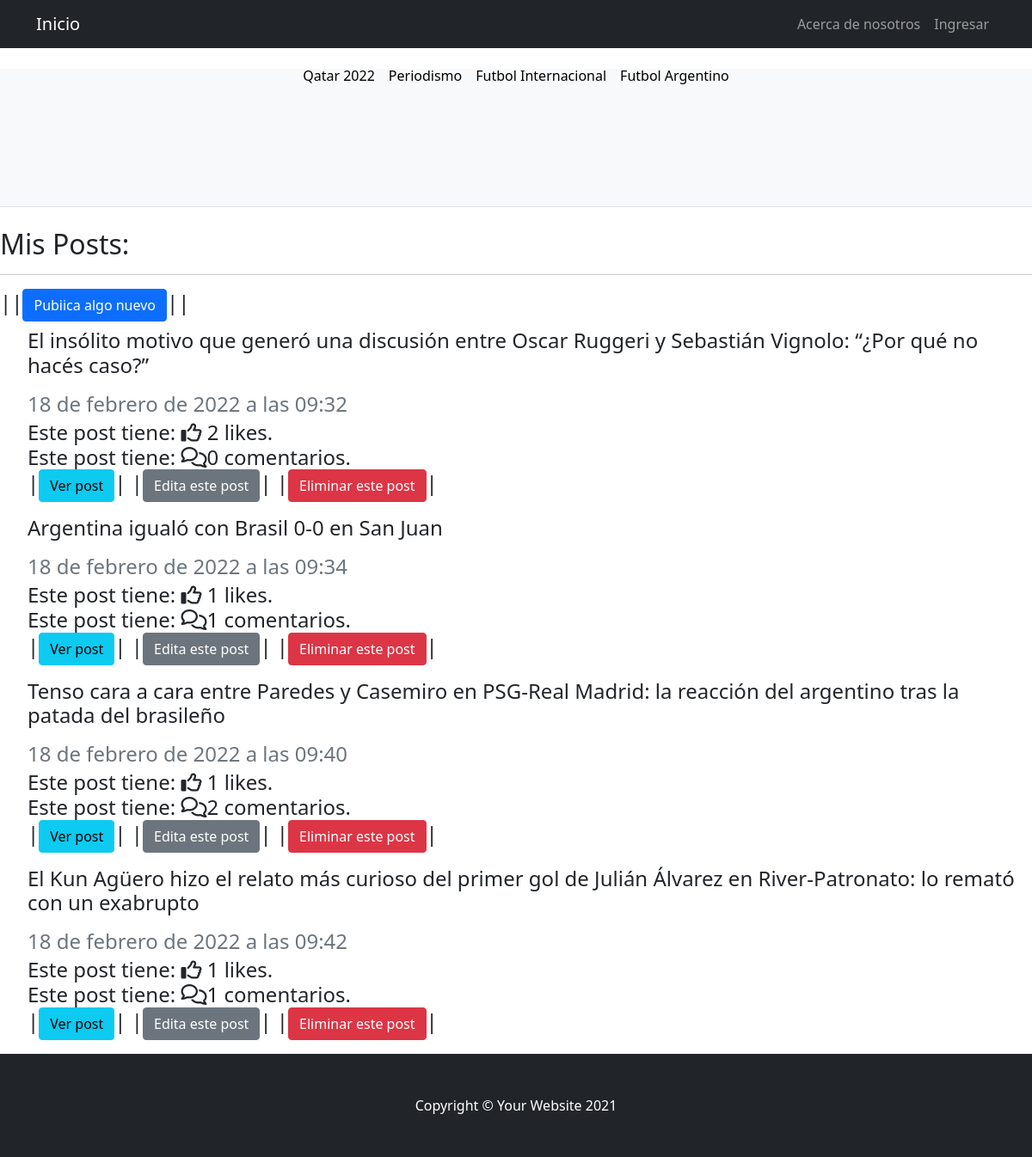
/postApp/postLista/, run on an earlier commit of the app's database.
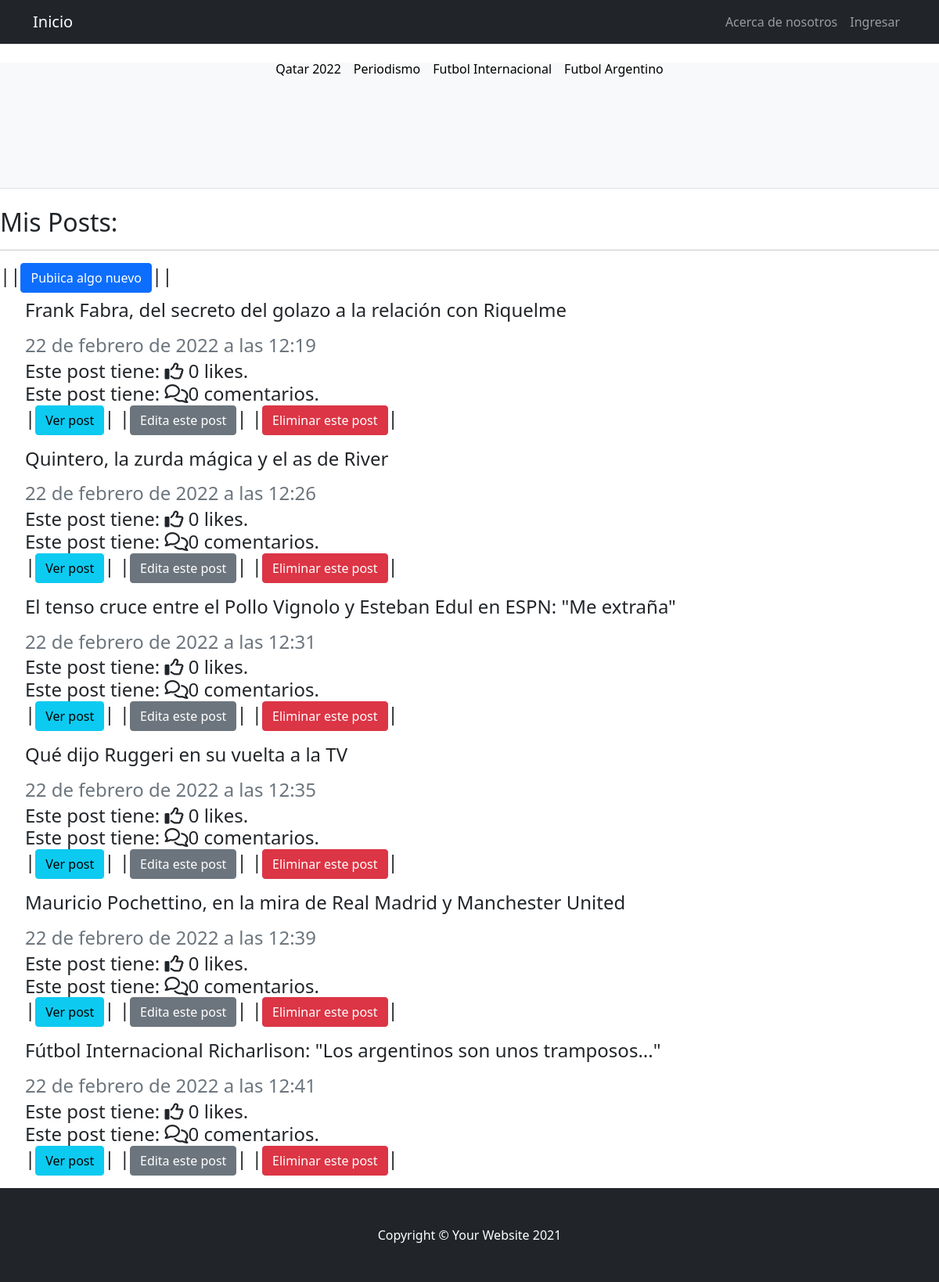
And on a later commit of the database.
### postApp/models.py (models this page shows, shortened)
class Post(models.Model):
    titulo = models.CharField('titulo', max_length=500, null=False, blank=False)
    subtitulo = models.CharField(
        'subtitulo', max_length=500, null=False, blank=False)
    contenido = RichTextField('contenido', null=False, blank=False)
    imagen = models.ImageField(
        upload_to='imagenes_post', null=True, blank=True)
    categoria = models.ForeignKey(Categoria,  on_delete=models.DO_NOTHING)
    autor = models.ForeignKey(User, on_delete=models.CASCADE)
    fecha_publicacion = models.DateTimeField(auto_now_add=True)
    fecha_edicion = models.DateTimeField(auto_now=True)
    likes = models.ManyToManyField(User, related_name='likes_posts')
    @property
    def get_comentarios_count(self):
        return self.comentarios.all().count()

### postApp/views.py (the view)
# urls.py: path('postLista/', views.ListaPosts.as_view(), name='postLista'),
class ListaPosts(ListView):
    model = Post
    template_name= "postApp/lista_post.html"

### templates/postApp/lista_post.html (shortened to what this page needs)
{% extends 'index.html' %}
{% block editNavBar %}
{% if not request.user.is_authenticated  %}
<li class="nav-item"><a class="nav-link" href="{% url 'AboutUs' %}">Acerca de nosotros</a></li>
<li class="nav-item"><a class="nav-link" href="{% url 'Login' %}">Ingresar</a></li>
{% endif %}
{% endblock editNavBar %}
{% if user.is_authenticated %}
    {% block blockPosts %}
        <h2>
            Mis Posts:
            <hr>
        </h2>
        <h4>||<a class="btn btn-primary" href="{% url 'crearPost' %}" role="button">Pubiica algo nuevo</a>||</h4>
            {% for post in object_list  %}
                <ul>
                    <h4>
                        <p>{{ post.titulo }}</p>
                        <div class="mb-1 text-muted">{{post.fecha_publicacion}}</div>
                        <span>Este post tiene:  <i class="fa-regular fa-thumbs-up"></i> {{ post.likes.count }} likes.</span>
                        <br>
                        <span>Este post tiene:  <i class="fa-regular fa-comments"></i>{{ post.get_comentarios_count }} comentarios.</span>
                        <p>
                            |<a class="btn btn-info" href="{% url 'verPost' post.id %}" role="button">Ver post</a>|
                            |<a class="btn btn-secondary" href="{% url 'editarPost' post.id %}" role="button">Edita este post</a>|
                            |<a class="btn btn-danger" href="{% url 'borrarPost' post.id %}" role="button">Eliminar este post</a>|
                        </p>
                    </h4>
                </ul>
            {% endfor %}
    {% endblock blockPosts %}
{% else %}
  <div class="alert alert-warning" role="alert">
    Inicia sesión para poder postear algo!. <a href="{% url 'Login' %}" class="alert-link">Iniciar Sesión</a>. Ahí encontraras el boton para poder registrarte tambien.
  </div>
{% endif %}

### templates/index.html (shortened to what this page needs)
<!DOCTYPE html>
<html lang="en">
    <head>
        {% load static %}
        <link href="{% static 'css/styles.css' %}" rel="stylesheet" />
    </head>
    <body>
        <nav class="navbar navbar-expand-lg navbar-dark bg-dark">
            <div class="container">
                <a class="navbar-brand" href="{% url 'inicio' %}">Inicio</a>
                <div class="collapse navbar-collapse" id="navbarSupportedContent">
                    <ul class="navbar-nav ms-auto mb-2 mb-lg-0">
                        {% block editNavBar %}
                        {% endblock editNavBar %}
                    </ul>
                </div>
            </div>
        </nav>
        <header>
<br>
            <nav class="navbar navbar-expand-sm navbar-light bg-light">
                <ul class="nav navbar-nav navbar-center">
                  <li class="nav-item">
                    <a class="nav-link" href="{% url 'Qatar2022' %}" style="color: black;">Qatar 2022</a>
                  </li>
                  <li class="nav-item">
                    <a class="nav-link" href="{% url 'CategoriaPeriodismo' %}" style="color: black;">Periodismo</a>
                  </li>
                  <li class="nav-item">
                    <a class="nav-link" href="{% url 'Futbolinternacional' %}" style="color: black;">Futbol Internacional</a>
                  </li>
                  <li class="nav-item">
                    <a class="nav-link" href="{% url 'Futbolargentino' %}" style="color: black;">Futbol Argentino</a>
                  </li>
                </ul>
              </nav>
        <div class="py-5 bg-light border-bottom mb-4">
        </div>
        </header>
        {% block blockPosts %}
        {% endblock blockPosts %}
        <footer class="py-5 bg-dark">
            <div class="container"><p class="m-0 text-center text-white">Copyright &copy; Your Website 2021</p></div>
        </footer>
    </body>
</html>

### templates/index.html (style rules this page uses)
.navbar-center { position: absolute; left: 50%; transform: translatex(-50%); }

What changed in the data, as far as the page shows it:
removed Post: titulo "Argentina igualó con Brasil 0-0 en San Juan", fecha_publicacion "18 de febrero de 2022 a las 09:34", likes.count "1", get_comentarios_count "1"
removed Post: titulo "Tenso cara a cara entre Paredes y Casemiro en PSG-Real Madrid: la reacción del argentino tras la patada del brasileño", fecha_publicacion "18 de febrero de 2022 a las 09:40", likes.count "1", get_comentarios_count "2"
removed Post: titulo "El Kun Agüero hizo el relato más curioso del primer gol de Julián Álvarez en River-Patronato: lo remató con un exabrupto", fecha_publicacion "18 de febrero de 2022 a las 09:42", likes.count "1", get_comentarios_count "1"
changed Post: titulo "El insólito motivo que generó una discusión entre Oscar Ruggeri y Sebastián Vignolo: “¿Por qué no hacés caso?”" → "Frank Fabra, del secreto del golazo a la relación con Riquelme"; fecha_publicacion "18 de febrero de 2022 a las 09:32" → "22 de febrero de 2022 a las 12:19"; likes.count "2" → "0"
added Post: titulo "Quintero, la zurda mágica y el as de River", fecha_publicacion "22 de febrero de 2022 a las 12:26", likes.count "0", get_comentarios_count "0"
added Post: titulo "El tenso cruce entre el Pollo Vignolo y Esteban Edul en ESPN: \"Me extraña\"", fecha_publicacion "22 de febrero de 2022 a las 12:31", likes.count "0", get_comentarios_count "0"
added Post: titulo "Qué dijo Ruggeri en su vuelta a la TV", fecha_publicacion "22 de febrero de 2022 a las 12:35", likes.count "0", get_comentarios_count "0"
added Post: titulo "Mauricio Pochettino, en la mira de Real Madrid y Manchester United", fecha_publicacion "22 de febrero de 2022 a las 12:39", likes.count "0", get_comentarios_count "0"
added Post: titulo "Fútbol Internacional Richarlison: \"Los argentinos son unos tramposos...\"", fecha_publicacion "22 de febrero de 2022 a las 12:41", likes.count "0", get_comentarios_count "0"
